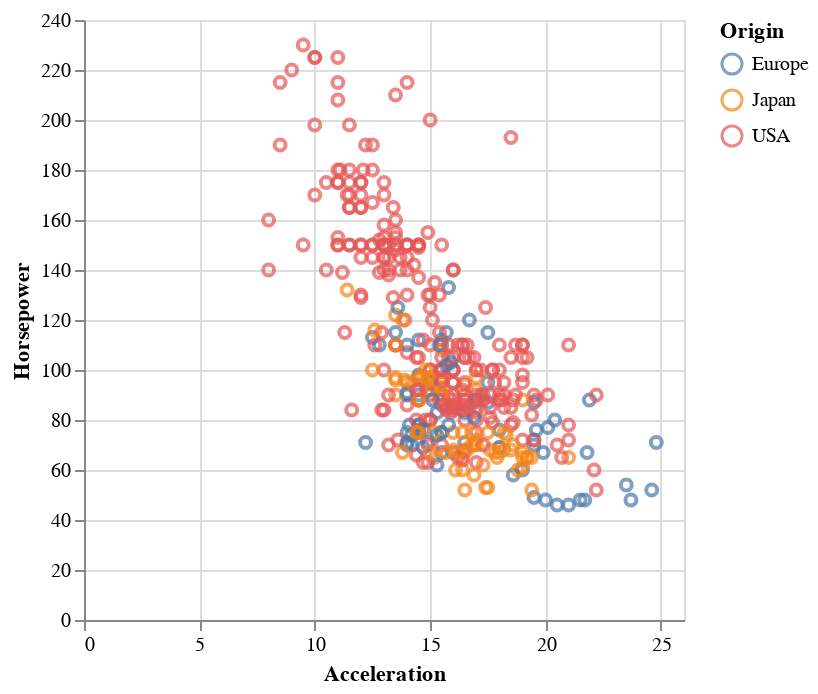

Notebook code for this chart:
### Markdown cell above
**Q: can you create a 2D scatterplot with `Acceleration` and `Horsepower`? Use `Origin` for the colors.**

Note that you need to encode both x and y axes and use mark `points`.

### Code cell
# YOUR SOLUTION HERE

### Figure 1 — Vega-Lite specification as saved in the notebook (floating-point values rounded to 4 significant figures; data arrays with more than 128 entries replaced by an {"elided": "..."} marker saying what was removed)
{"config": {"view": {"continuousWidth": 300, "continuousHeight": 300}}, "data": {"name": "data-583e73726c1545c56c203344161a975c"}, "mark": {"type": "point"}, "encoding": {"color": {"field": "Origin", "type": "nominal"}, "x": {"field": "Acceleration", "type": "quantitative"}, "y": {"field": "Horsepower", "type": "quantitative"}}, "$schema": "https://vega.github.io/schema/vega-lite/v5.17.0.json", "datasets": {"data-583e73726c1545c56c203344161a975c": {"elided": "406 records"}}}
